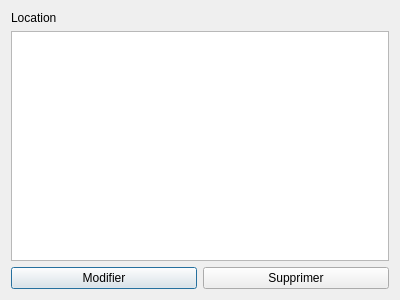
<?xml version="1.0" encoding="UTF-8"?>
<ui version="4.0">
 <class>Location</class>
 <widget class="QDialog" name="Location">
  <property name="geometry">
   <rect>
    <x>0</x>
    <y>0</y>
    <width>400</width>
    <height>300</height>
   </rect>
  </property>
  <property name="windowTitle">
   <string>Dialog</string>
  </property>
  <layout class="QVBoxLayout" name="verticalLayout">
   <item>
    <widget class="QLabel" name="label">
     <property name="text">
      <string>Location</string>
     </property>
    </widget>
   </item>
   <item>
    <widget class="QTableView" name="tableView"/>
   </item>
   <item>
    <layout class="QHBoxLayout" name="horizontalLayout">
     <item>
      <widget class="QPushButton" name="pushButton_modifier">
       <property name="text">
        <string>Modifier</string>
       </property>
      </widget>
     </item>
     <item>
      <widget class="QPushButton" name="pushButton_supprimer">
       <property name="text">
        <string>Supprimer</string>
       </property>
      </widget>
     </item>
    </layout>
   </item>
  </layout>
 </widget>
 <resources/>
 <connections/>
</ui>
